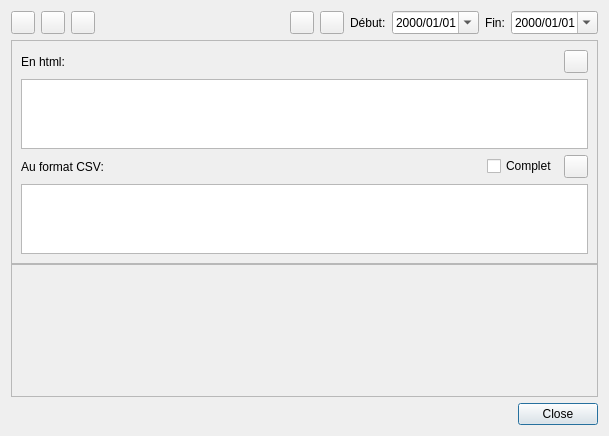
<?xml version="1.0" encoding="UTF-8"?>
<ui version="4.0">
 <class>TimePlots</class>
 <widget class="QDialog" name="TimePlots">
  <property name="geometry">
   <rect>
    <x>0</x>
    <y>0</y>
    <width>609</width>
    <height>436</height>
   </rect>
  </property>
  <property name="windowTitle">
   <string>Diagrammes</string>
  </property>
  <layout class="QVBoxLayout" name="layoutTimePlots" stretch="0,1,0">
   <item>
    <layout class="QHBoxLayout" name="layoutActions">
     <item>
      <widget class="QToolButton" name="btnTimeLines">
       <property name="toolTip">
        <string>Visualisation temporelle</string>
       </property>
       <property name="icon">
        <iconset resource="resources.qrc">
         <normaloff>:/images/icons/32x32/action_cal_timeline.png</normaloff>:/images/icons/32x32/action_cal_timeline.png</iconset>
       </property>
       <property name="checkable">
        <bool>true</bool>
       </property>
       <property name="autoExclusive">
        <bool>true</bool>
       </property>
      </widget>
     </item>
     <item>
      <widget class="QToolButton" name="btnPieChart">
       <property name="toolTip">
        <string>Visualisation durées</string>
       </property>
       <property name="icon">
        <iconset resource="resources.qrc">
         <normaloff>:/images/icons/32x32/tool_piechart.png</normaloff>:/images/icons/32x32/tool_piechart.png</iconset>
       </property>
       <property name="checkable">
        <bool>true</bool>
       </property>
       <property name="autoExclusive">
        <bool>true</bool>
       </property>
      </widget>
     </item>
     <item>
      <widget class="QToolButton" name="btnTextOutput">
       <property name="toolTip">
        <string>Visualisation durées sous forme de texte
et exportation CSV</string>
       </property>
       <property name="icon">
        <iconset resource="resources.qrc">
         <normaloff>:/images/icons/32x32/action_cal_journal.png</normaloff>:/images/icons/32x32/action_cal_journal.png</iconset>
       </property>
       <property name="checkable">
        <bool>true</bool>
       </property>
       <property name="autoExclusive">
        <bool>true</bool>
       </property>
      </widget>
     </item>
     <item>
      <spacer name="horizontalSpacer">
       <property name="orientation">
        <enum>Qt::Horizontal</enum>
       </property>
       <property name="sizeHint" stdset="0">
        <size>
         <width>40</width>
         <height>20</height>
        </size>
       </property>
      </spacer>
     </item>
     <item>
      <widget class="QToolButton" name="btnWorkWeek">
       <property name="toolTip">
        <string>Modifie les dates pour sélectionner la semaine courante</string>
       </property>
       <property name="icon">
        <iconset resource="resources.qrc">
         <normaloff>:/images/icons/32x32/action_cal_workweek.png</normaloff>:/images/icons/32x32/action_cal_workweek.png</iconset>
       </property>
      </widget>
     </item>
     <item>
      <widget class="QToolButton" name="btnToday">
       <property name="toolTip">
        <string>Modifie les dates pour sélectionner aujourd'hui</string>
       </property>
       <property name="icon">
        <iconset resource="resources.qrc">
         <normaloff>:/images/icons/32x32/action_cal_day.png</normaloff>:/images/icons/32x32/action_cal_day.png</iconset>
       </property>
      </widget>
     </item>
     <item>
      <widget class="QLabel" name="lblStart">
       <property name="text">
        <string>Début:</string>
       </property>
      </widget>
     </item>
     <item>
      <widget class="QDateEdit" name="deStart">
       <property name="toolTip">
        <string>Date de début de la période à considérer</string>
       </property>
       <property name="displayFormat">
        <string>yyyy/MM/dd</string>
       </property>
       <property name="calendarPopup">
        <bool>true</bool>
       </property>
      </widget>
     </item>
     <item>
      <widget class="QLabel" name="lblEnd">
       <property name="text">
        <string>Fin:</string>
       </property>
      </widget>
     </item>
     <item>
      <widget class="QDateEdit" name="deEnd">
       <property name="toolTip">
        <string>Date de fin de la période à considérer</string>
       </property>
       <property name="displayFormat">
        <string>yyyy/MM/dd</string>
       </property>
       <property name="calendarPopup">
        <bool>true</bool>
       </property>
      </widget>
     </item>
    </layout>
   </item>
   <item>
    <layout class="QVBoxLayout" name="layoutDraw" stretch="1,1,0">
     <property name="spacing">
      <number>0</number>
     </property>
     <item>
      <widget class="QFrame" name="frmTextOutput">
       <property name="sizePolicy">
        <sizepolicy hsizetype="Expanding" vsizetype="Expanding">
         <horstretch>0</horstretch>
         <verstretch>3</verstretch>
        </sizepolicy>
       </property>
       <property name="frameShape">
        <enum>QFrame::StyledPanel</enum>
       </property>
       <property name="frameShadow">
        <enum>QFrame::Raised</enum>
       </property>
       <layout class="QVBoxLayout" name="layoutTextOutput">
        <item>
         <layout class="QHBoxLayout" name="layoutHtml">
          <item>
           <widget class="QLabel" name="lblHtml">
            <property name="text">
             <string>En html:</string>
            </property>
           </widget>
          </item>
          <item>
           <widget class="QToolButton" name="btnHtmlSave">
            <property name="toolTip">
             <string>Sauvegarde au format HTML dans un fichier</string>
            </property>
            <property name="icon">
             <iconset resource="resources.qrc">
              <normaloff>:/images/icons/32x32/action_save.png</normaloff>:/images/icons/32x32/action_save.png</iconset>
            </property>
           </widget>
          </item>
         </layout>
        </item>
        <item>
         <widget class="QTextEdit" name="edtHtml">
          <property name="toolTip">
           <string>Représentation textuelle</string>
          </property>
         </widget>
        </item>
        <item>
         <layout class="QHBoxLayout" name="layoutCsv">
          <item>
           <widget class="QLabel" name="lblCsv">
            <property name="sizePolicy">
             <sizepolicy hsizetype="Expanding" vsizetype="Preferred">
              <horstretch>0</horstretch>
              <verstretch>0</verstretch>
             </sizepolicy>
            </property>
            <property name="text">
             <string>Au format CSV:</string>
            </property>
           </widget>
          </item>
          <item>
           <widget class="QCheckBox" name="cbCsvFull">
            <property name="text">
             <string>Complet</string>
            </property>
           </widget>
          </item>
          <item>
           <widget class="QToolButton" name="btnCsvSave">
            <property name="toolTip">
             <string>Sauvegarde au format CSV dans un fichier</string>
            </property>
            <property name="icon">
             <iconset resource="resources.qrc">
              <normaloff>:/images/icons/32x32/action_save.png</normaloff>:/images/icons/32x32/action_save.png</iconset>
            </property>
           </widget>
          </item>
         </layout>
        </item>
        <item>
         <widget class="QPlainTextEdit" name="edtCsv">
          <property name="toolTip">
           <string/>
          </property>
         </widget>
        </item>
       </layout>
      </widget>
     </item>
     <item>
      <widget class="QFrame" name="frmPlot">
       <property name="sizePolicy">
        <sizepolicy hsizetype="Expanding" vsizetype="Expanding">
         <horstretch>0</horstretch>
         <verstretch>3</verstretch>
        </sizepolicy>
       </property>
       <property name="frameShape">
        <enum>QFrame::StyledPanel</enum>
       </property>
       <property name="frameShadow">
        <enum>QFrame::Raised</enum>
       </property>
       <layout class="QVBoxLayout" name="layoutPlot"/>
      </widget>
     </item>
     <item>
      <spacer name="verticalSpacer">
       <property name="orientation">
        <enum>Qt::Vertical</enum>
       </property>
       <property name="sizeHint" stdset="0">
        <size>
         <width>20</width>
         <height>0</height>
        </size>
       </property>
      </spacer>
     </item>
    </layout>
   </item>
   <item>
    <widget class="QDialogButtonBox" name="buttonBox">
     <property name="orientation">
      <enum>Qt::Horizontal</enum>
     </property>
     <property name="standardButtons">
      <set>QDialogButtonBox::Close</set>
     </property>
    </widget>
   </item>
  </layout>
 </widget>
 <tabstops>
  <tabstop>deStart</tabstop>
  <tabstop>deEnd</tabstop>
  <tabstop>btnHtmlSave</tabstop>
  <tabstop>edtHtml</tabstop>
  <tabstop>cbCsvFull</tabstop>
  <tabstop>btnCsvSave</tabstop>
  <tabstop>edtCsv</tabstop>
  <tabstop>btnTimeLines</tabstop>
  <tabstop>btnPieChart</tabstop>
  <tabstop>btnTextOutput</tabstop>
  <tabstop>btnWorkWeek</tabstop>
  <tabstop>btnToday</tabstop>
 </tabstops>
 <resources>
  <include location="resources.qrc"/>
 </resources>
 <connections>
  <connection>
   <sender>buttonBox</sender>
   <signal>accepted()</signal>
   <receiver>TimePlots</receiver>
   <slot>accept()</slot>
   <hints>
    <hint type="sourcelabel">
     <x>248</x>
     <y>254</y>
    </hint>
    <hint type="destinationlabel">
     <x>157</x>
     <y>274</y>
    </hint>
   </hints>
  </connection>
  <connection>
   <sender>buttonBox</sender>
   <signal>rejected()</signal>
   <receiver>TimePlots</receiver>
   <slot>reject()</slot>
   <hints>
    <hint type="sourcelabel">
     <x>316</x>
     <y>260</y>
    </hint>
    <hint type="destinationlabel">
     <x>286</x>
     <y>274</y>
    </hint>
   </hints>
  </connection>
 </connections>
</ui>
